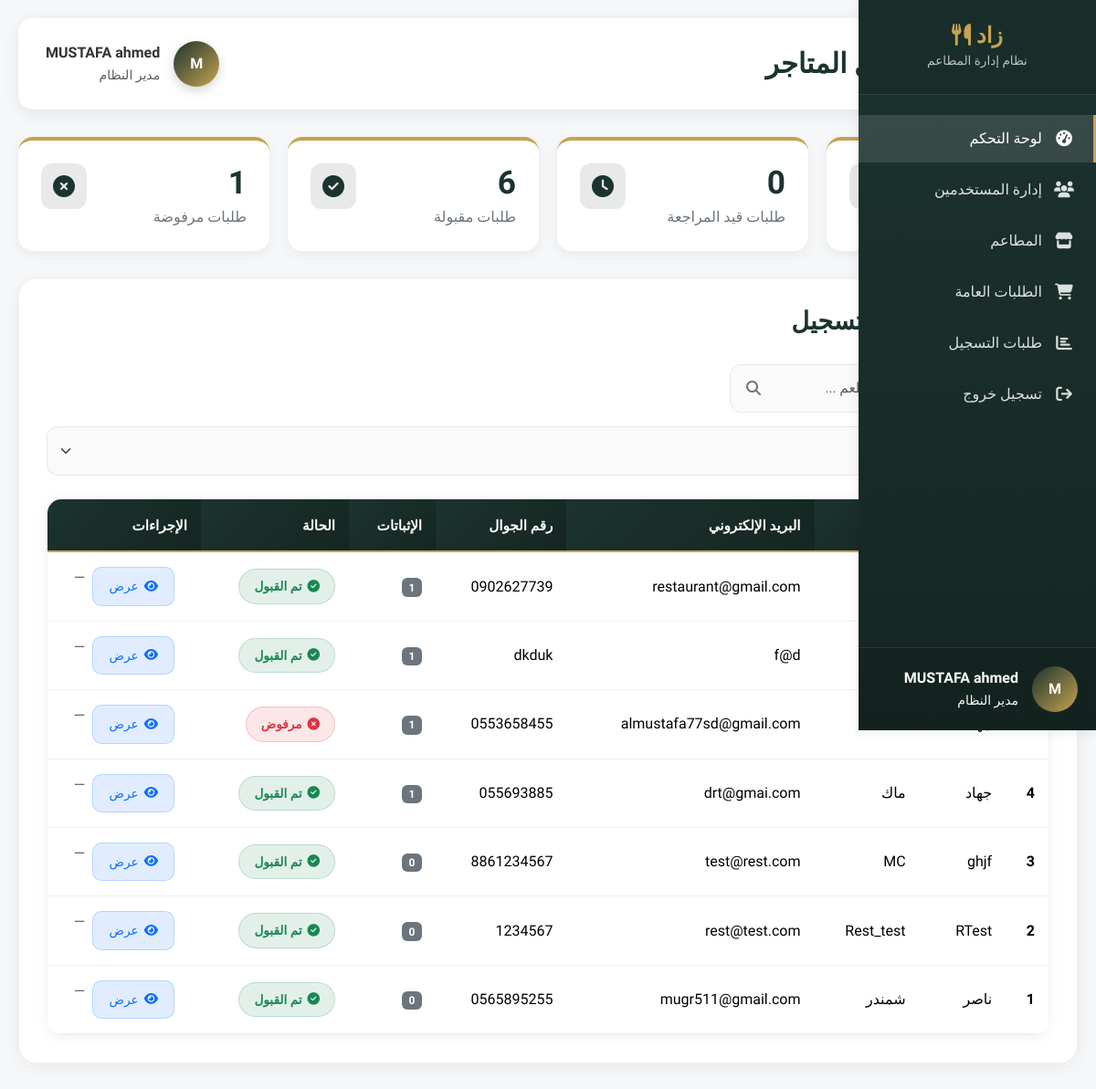
/web/admin/requests.php (signed in), run on the app's committed database.
### tables this page shows
CREATE TABLE `restaurant_requests` (
  `id` int(11) NOT NULL,
  `owner_name` varchar(100) DEFAULT NULL,
  `phone` varchar(50) DEFAULT NULL,
  `email` varchar(100) DEFAULT NULL,
  `password` varchar(255) DEFAULT NULL,
  `restaurant_name` varchar(100) DEFAULT NULL,
  `address` varchar(255) DEFAULT NULL,
  `description` text DEFAULT NULL,
  `status` enum('pending','approved','rejected') DEFAULT 'pending',
  `reviewed_by` int(11) DEFAULT NULL,
  `reviewed_at` datetime DEFAULT NULL,
  `created_at` timestamp NULL DEFAULT current_timestamp(),
  `proofs` longtext DEFAULT NULL CHECK (json_valid(`proofs`))
);

### web/admin/requests.php (the view, shortened to what this page needs)
<?php
require_once __DIR__ . '/includes/db.php';
try {
  $pdo->exec("ALTER TABLE restaurant_requests ADD COLUMN reviewed_by INT NULL");
} catch (Exception $e) {
}
try {
  $pdo->exec("ALTER TABLE restaurant_requests ADD COLUMN reviewed_at DATETIME NULL");
} catch (Exception $e) {
}
$requests = $pdo->query("SELECT * FROM restaurant_requests ORDER BY id DESC")->fetchAll(PDO::FETCH_ASSOC);
$total_requests = $pdo->query("SELECT COUNT(*) FROM restaurant_requests")->fetchColumn();
$pending_requests = $pdo->query("SELECT COUNT(*) FROM restaurant_requests WHERE status = 'pending'")->fetchColumn();
$approved_requests = $pdo->query("SELECT COUNT(*) FROM restaurant_requests WHERE status = 'approved'")->fetchColumn();
$rejected_requests = $pdo->query("SELECT COUNT(*) FROM restaurant_requests WHERE status = 'rejected'")->fetchColumn();
?>
<!DOCTYPE html>
<html lang="ar" dir="rtl">
<head>
  <link href="https://cdn.jsdelivr.net/npm/bootstrap@5.3.3/dist/css/bootstrap.rtl.min.css" rel="stylesheet">
  <link rel="stylesheet" href="https://cdnjs.cloudflare.com/ajax/libs/font-awesome/6.5.0/css/all.min.css">
</head>
<body>
  <?php include __DIR__ . '/includes/sidebar_admin.php'; ?>
  <div class="main-content">
    <div class="header-bar">
      <div class="d-flex align-items-center">
        <h1><i class="fas fa-clipboard-list text-gold"></i> طلبات تسجيل المتاجر</h1>
      </div>
      <div class="user-info">
        <div class="user-avatar"><?= strtoupper(substr($_SESSION['name'], 0, 1)) ?></div>
        <div class="text-start">
          <div class="fw-bold"><?= htmlspecialchars($_SESSION['name']) ?></div>
          <small class="text-muted">مدير النظام</small>
        </div>
      </div>
    </div>
    <div class="stats-grid">
      <div class="stat-card">
        <div class="stat-icon"><i class="fas fa-clipboard-list"></i></div>
        <div class="card-content">
          <h3><?= $total_requests ?></h3>
          <p>إجمالي الطلبات</p>
        </div>
      </div>
      <div class="stat-card">
        <div class="stat-icon"><i class="fas fa-clock"></i></div>
        <div class="card-content">
          <h3><?= $pending_requests ?></h3>
          <p>طلبات قيد المراجعة</p>
        </div>
      </div>
      <div class="stat-card">
        <div class="stat-icon"><i class="fas fa-check-circle"></i></div>
        <div class="card-content">
          <h3><?= $approved_requests ?></h3>
          <p>طلبات مقبولة</p>
        </div>
      </div>
      <div class="stat-card">
        <div class="stat-icon"><i class="fas fa-times-circle"></i></div>
        <div class="card-content">
          <h3><?= $rejected_requests ?></h3>
          <p>طلبات مرفوضة</p>
        </div>
      </div>
    </div>
    <div class="content-card">
      <div class="content-header">
        <h2><i class="fas fa-list-alt text-gold"></i> قائمة طلبات التسجيل</h2>
      </div>
      <div class="controls-row">
        <div class="search-container">
          <input type="text" id="searchBox" class="form-control search-box" placeholder="ابحث باسم المالك أو المطعم ...">
          <i class="fas fa-search search-icon"></i>
        </div>
        <select id="statusFilter" class="form-select filter-select">
          <option value="">جميع الحالات</option>
        </select>
      </div>
      <div class="table-container">
        <div class="table-responsive">
          <table class="table table-hover" id="requestsTable">
            <thead>
              <tr>
                <th>#</th>
                <th>المالك</th>
                <th>المطعم</th>
                <th>البريد الإلكتروني</th>
                <th>رقم الجوال</th>
                <th>الإثباتات</th>
                <th>الحالة</th>
                <th>الإجراءات</th>
              </tr>
            </thead>
            <tbody>
              <?php if (!empty($requests)): ?>
                <?php foreach ($requests as $r): ?>
                  <?php $proofs_count = isset($r['proofs_list']) ? count($r['proofs_list']) : 0; ?>
                  <tr data-status="<?= $r['status'] ?>" id="row-<?= $r['id'] ?>">
                    <td class="fw-bold"><?= $r['id'] ?></td>
                    <td><?= htmlspecialchars($r['owner_name']) ?></td>
                    <td><?= htmlspecialchars($r['restaurant_name']) ?></td>
                    <td><?= htmlspecialchars($r['email']) ?></td>
                    <td><?= htmlspecialchars($r['phone']) ?></td>
                    <td>
                      <span class="badge bg-secondary"><?= $proofs_count ?></span>
                    </td>
                    <td>
                      <span class="status-badge status-<?= $r['status'] ?>">
                        <i class="fas fa-<?= $r['status'] === 'pending' ? 'clock' : ($r['status'] === 'approved' ? 'check-circle' : 'times-circle') ?>"></i>
                        <?= $r['status'] === 'pending' ? 'قيد المراجعة' : ($r['status'] === 'approved' ? 'تم القبول' : 'مرفوض') ?>
                      </span>
                    </td>
                    <td>
                      <div class="action-buttons">
                        <button
                          class="btn-action btn-view view-details"
                          data-request='<?= htmlspecialchars(json_encode($r, JSON_UNESCAPED_UNICODE), ENT_QUOTES, "UTF-8") ?>'>
                          <i class="fas fa-eye"></i>
                          عرض
                        </button>
                        <?php if ($r['status'] === 'pending'): ?>
                          <button class="btn-action btn-approve approve" data-id="<?= $r['id'] ?>">
                            <i class="fas fa-check"></i>
                            قبول
                          </button>
                          <button class="btn-action btn-reject reject" data-id="<?= $r['id'] ?>">
                            <i class="fas fa-times"></i>
                            رفض
                          </button>
                        <?php else: ?>
                          <span class="text-muted">—</span>
                        <?php endif; ?>
                      </div>
                    </td>
                  </tr>
                <?php endforeach; ?>
              <?php endif; ?>
            </tbody>
          </table>
        </div>
      </div>
    </div>
  </div>
  <div class="toast-container position-fixed top-0 end-0 p-3" id="toastContainer"></div>
</body>
</html>

### web/admin/includes/sidebar_admin.php (style rules this page uses)
:root { --main-color: #1C332F; --gold: #C6A34F; --light-bg: #f8f9fa; --white: #ffffff; --transition: all 0.3s ease; }

### data on the page
restaurant_requests: email "restaurant@gmail.com", phone "0902627739", proofs_count "1", status "تم القبول"
restaurant_requests: email "f@d", phone "dkduk", proofs_count "1", status "تم القبول"
restaurant_requests: owner_name "جهاد", email "almustafa77sd@gmail.com", phone "0553658455", proofs_count "1", status "مرفوض"
restaurant_requests: id "4", owner_name "جهاد", restaurant_name "ماك", email "drt@gmai.com", phone "055693885", proofs_count "1", status "تم القبول"
restaurant_requests: id "3", owner_name "ghjf", restaurant_name "MC", email "test@rest.com", phone "8861234567", proofs_count "0", status "تم القبول"
restaurant_requests: id "2", owner_name "RTest", restaurant_name "Rest_test", email "rest@test.com", phone "1234567", proofs_count "0", status "تم القبول"
restaurant_requests: id "1", owner_name "ناصر", restaurant_name "شمندر", email "mugr511@gmail.com", phone "0565895255", proofs_count "0", status "تم القبول"

### other printed values
substr($_SESSION['name'], 0, 1) "M"
$_SESSION['name'] "MUSTAFA ahmed"
$total_requests "7"
$pending_requests "0"
$approved_requests "6"
$rejected_requests "1"
